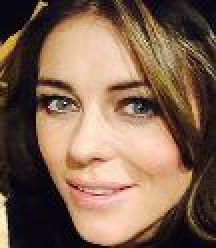
#> input picture Data/scienceFairFaces/face1724.jpg, 108 x 124 px (shown 2 times larger)
$ python -i contrast.py   (imports and definitions only)
#> lines starting #> are read from the running program, lines starting #| are printed output that depends on the picture
#> further down, picture is the input picture: shape (124, 108, 3); mean B, G, R 81, 99.9, 127.4
import cv2
import numpy as np

def adjust_contrast(image, contrast_factor):
    # Convert image to floating point format
    image = np.float32(image)

    # Calculate new contrast adjusted image
    image = image * contrast_factor

    # Clip image values to range [0, 255]
    image = np.clip(image, 0, 255)

    # Convert image back to uint8 format
    image = np.uint8(image)

    return image

'''
def adjust_brightness(image, brightness_factor):
    # Convert image to floating point format
    image = np.float32(image)

    # Calculate new brightness adjusted image
    image = image + brightness_factor

    # Clip image values to range [0, 255]
    image = np.clip(image, 0, 255)

    # Convert image back to uint8 format
    image = np.uint8(image)

    return image
'''
def increase_brightness(img, value=0):
#> called with value = 0
    img = np.float32(img)

    hsv = cv2.cvtColor(img, cv2.COLOR_BGR2HSV)
#> hsv: shape (124, 108, 3) float32; mean H, S, V 79.9, 0.4, 128.2
    h, s, v = cv2.split(hsv)
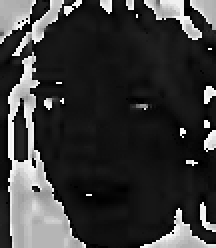
#> h: shape (124, 108) float32 (shown 2 times larger); min 0, max 359.2, mean 79.9; drawn with min black and max white
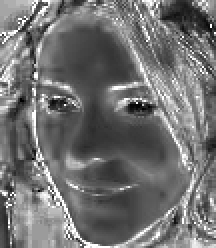
#> s: shape (124, 108) float32 (shown 2 times larger); min 0, max 1, mean 0.447
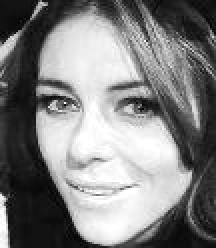
#> v: shape (124, 108) float32 (shown 2 times larger); min 1, max 255, mean 128.2

    lim = 255 - value
    v[v > lim] = 255
    v[v <= lim] += value

    final_hsv = cv2.merge((h, s, v))
    img = cv2.cvtColor(final_hsv, cv2.COLOR_HSV2BGR)
    img = np.uint8(img)
    return img
'''
def adjust_contrast_brightness_ui(image):
    # Create a window to display the image and scroll bars
    cv2.namedWindow('Contrast and Brightness Adjustment')

    # Create trackbars to adjust the contrast and brightness factors
    cv2.createTrackbar('Contrast Factor', 'Contrast and Brightness Adjustment', 10, 100, lambda x: x)
    cv2.createTrackbar('Brightness Factor', 'Contrast and Brightness Adjustment', 0, 100, lambda x: x)

    while True:
        # Get the current values of the contrast and brightness factors from the trackbars
        contrast_factor = cv2.getTrackbarPos('Contrast Factor', 'Contrast and Brightness Adjustment')
        brightness_factor = cv2.getTrackbarPos('Brightness Factor', 'Contrast and Brightness Adjustment')

        # Convert contrast and brightness factors to floats in the range [0, 1]
        contrast_factor = contrast_factor / 10.0
        brightness_factor = brightness_factor / 1.0
        print(contrast_factor, brightness_factor)
        # Adjust the contrast and brightness of the image
        contrast_adjusted_image = adjust_contrast(image, contrast_factor)
        #contrast_brightness_adjusted_image = adjust_brightness(contrast_adjusted_image, brightness_factor)
        contrast_brightness_adjusted_image = increase_brightness(contrast_adjusted_image, brightness_factor)
        # Display the contrast and brightness adjusted image
        cv2.imshow('Contrast and Brightness Adjustment', contrast_brightness_adjusted_image)

        # Check if the user has pressed the 'ESC' key
        k = cv2.waitKey(1) & 0xFF
        if k == 27:
            break

    # Destroy the window
    cv2.destroyAllWindows()

# Load an image
image = cv2.imread(r'D:\Programs\Program Files\Pycharm Projects\SF22-23-KinshipVerificationML\Data\scienceFairTriangulatedFaces\simplifiedFace16.jpg')

scale_percent = 600  # percent of original size
width = int(image.shape[1] * scale_percent / 100)
height = int(image.shape[0] * scale_percent / 100)
dim = (width, height)

image = cv2.resize(image, dim)
'''
# Adjust the contrast and brightness of the image using the UI
# adjust_contrast_brightness_ui(image)

>>> import cv2
>>> picture = cv2.imread('../../../Data/scienceFairFaces/face1724.jpg')
>>> result = increase_brightness(picture)

$ run again, on Data/scienceFairFaces/face1772.jpg
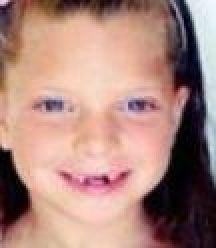
#> input picture Data/scienceFairFaces/face1772.jpg, 108 x 124 px (shown 2 times larger)
#> picture is the input picture: shape (124, 108, 3); mean B, G, R 125.6, 135.1, 172.2
#> hsv: shape (124, 108, 3) float32; mean H, S, V 97.8, 0.4, 174
#> in increase_brightness, `h, s, v = cv2.split(hsv)`:
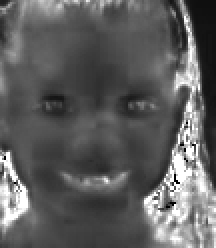
#> s: shape (124, 108) float32 (shown 2 times larger); min 0, max 1, mean 0.371
#> in increase_brightness, `h, s, v = cv2.split(hsv)`:
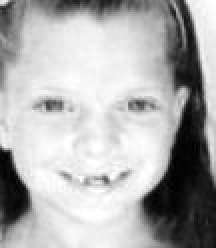
#> v: shape (124, 108) float32 (shown 2 times larger); min 0, max 255, mean 174

$ run again, on Data/scienceFairFaces/face1809.jpg
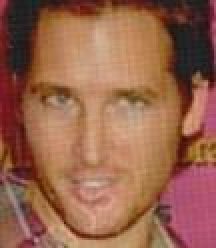
#> input picture Data/scienceFairFaces/face1809.jpg, 108 x 124 px (shown 2 times larger)
#> picture is the input picture: shape (124, 108, 3); mean B, G, R 75.7, 99.1, 150.7
#> hsv: shape (124, 108, 3) float32; mean H, S, V 72.1, 0.5, 150.8
#> in increase_brightness, `h, s, v = cv2.split(hsv)`:
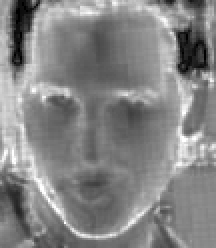
#> s: shape (124, 108) float32 (shown 2 times larger); min 0, max 1, mean 0.522
#> in increase_brightness, `h, s, v = cv2.split(hsv)`:
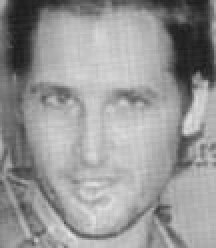
#> v: shape (124, 108) float32 (shown 2 times larger); min 27, max 227, mean 150.8

$ run again, on Data/scienceFairFaces/face1814.jpg
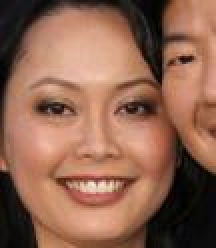
#> input picture Data/scienceFairFaces/face1814.jpg, 108 x 124 px (shown 2 times larger)
#> picture is the input picture: shape (124, 108, 3); mean B, G, R 80.4, 100.3, 143.2
#> hsv: shape (124, 108, 3) float32; mean H, S, V 32.6, 0.4, 143.3
#> in increase_brightness, `h, s, v = cv2.split(hsv)`:
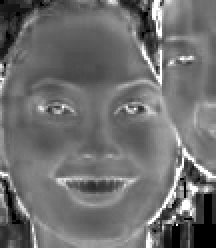
#> s: shape (124, 108) float32 (shown 2 times larger); min 0, max 1, mean 0.436
#> in increase_brightness, `h, s, v = cv2.split(hsv)`:
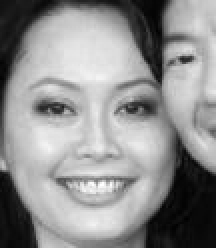
#> v: shape (124, 108) float32 (shown 2 times larger); min 0, max 255, mean 143.3
